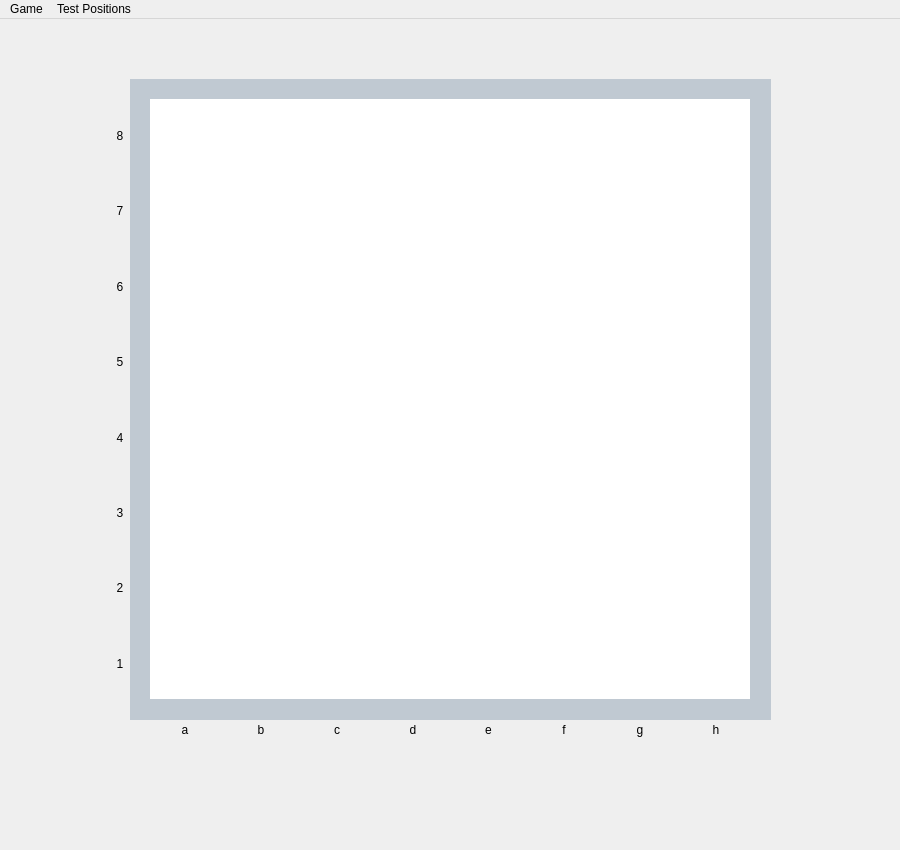
<?xml version="1.0" encoding="UTF-8"?>
<ui version="4.0">
 <class>MainWindow</class>
 <widget class="QMainWindow" name="MainWindow">
  <property name="geometry">
   <rect>
    <x>0</x>
    <y>0</y>
    <width>900</width>
    <height>850</height>
   </rect>
  </property>
  <property name="minimumSize">
   <size>
    <width>900</width>
    <height>850</height>
   </size>
  </property>
  <property name="maximumSize">
   <size>
    <width>900</width>
    <height>850</height>
   </size>
  </property>
  <property name="mouseTracking">
   <bool>true</bool>
  </property>
  <property name="windowTitle">
   <string>ChessQt</string>
  </property>
  <property name="windowIcon">
   <iconset>
    <normaloff>../../../../kindpng_971357.png</normaloff>../../../../kindpng_971357.png</iconset>
  </property>
  <property name="animated">
   <bool>false</bool>
  </property>
  <property name="tabShape">
   <enum>QTabWidget::TabShape::Rounded</enum>
  </property>
  <widget class="QWidget" name="centralwidget">
   <widget class="QWidget" name="gridLayoutWidget">
    <property name="geometry">
     <rect>
      <x>150</x>
      <y>700</y>
      <width>601</width>
      <height>21</height>
     </rect>
    </property>
    <layout class="QGridLayout" name="horizontalCoordinates">
     <item row="0" column="3">
      <widget class="QLabel" name="label_12">
       <property name="text">
        <string>d</string>
       </property>
       <property name="alignment">
        <set>Qt::AlignmentFlag::AlignCenter</set>
       </property>
      </widget>
     </item>
     <item row="0" column="7">
      <widget class="QLabel" name="label_16">
       <property name="text">
        <string>h</string>
       </property>
       <property name="alignment">
        <set>Qt::AlignmentFlag::AlignCenter</set>
       </property>
      </widget>
     </item>
     <item row="0" column="5">
      <widget class="QLabel" name="label_14">
       <property name="text">
        <string>f</string>
       </property>
       <property name="alignment">
        <set>Qt::AlignmentFlag::AlignCenter</set>
       </property>
      </widget>
     </item>
     <item row="0" column="0">
      <widget class="QLabel" name="label_9">
       <property name="text">
        <string>a</string>
       </property>
       <property name="alignment">
        <set>Qt::AlignmentFlag::AlignCenter</set>
       </property>
      </widget>
     </item>
     <item row="0" column="1">
      <widget class="QLabel" name="label_10">
       <property name="text">
        <string>b</string>
       </property>
       <property name="alignment">
        <set>Qt::AlignmentFlag::AlignCenter</set>
       </property>
      </widget>
     </item>
     <item row="0" column="6">
      <widget class="QLabel" name="label_15">
       <property name="text">
        <string>g</string>
       </property>
       <property name="alignment">
        <set>Qt::AlignmentFlag::AlignCenter</set>
       </property>
      </widget>
     </item>
     <item row="0" column="2">
      <widget class="QLabel" name="label_11">
       <property name="text">
        <string>c</string>
       </property>
       <property name="alignment">
        <set>Qt::AlignmentFlag::AlignCenter</set>
       </property>
      </widget>
     </item>
     <item row="0" column="4">
      <widget class="QLabel" name="label_13">
       <property name="text">
        <string>e</string>
       </property>
       <property name="alignment">
        <set>Qt::AlignmentFlag::AlignCenter</set>
       </property>
      </widget>
     </item>
    </layout>
   </widget>
   <widget class="QWidget" name="gridLayoutWidget_3">
    <property name="geometry">
     <rect>
      <x>110</x>
      <y>80</y>
      <width>20</width>
      <height>601</height>
     </rect>
    </property>
    <layout class="QGridLayout" name="verticalCoordinates">
     <property name="horizontalSpacing">
      <number>0</number>
     </property>
     <property name="verticalSpacing">
      <number>2</number>
     </property>
     <item row="2" column="0">
      <widget class="QLabel" name="label_3">
       <property name="text">
        <string>6</string>
       </property>
       <property name="alignment">
        <set>Qt::AlignmentFlag::AlignCenter</set>
       </property>
      </widget>
     </item>
     <item row="1" column="0">
      <widget class="QLabel" name="label_2">
       <property name="text">
        <string>7</string>
       </property>
       <property name="alignment">
        <set>Qt::AlignmentFlag::AlignCenter</set>
       </property>
      </widget>
     </item>
     <item row="3" column="0">
      <widget class="QLabel" name="label_4">
       <property name="text">
        <string>5</string>
       </property>
       <property name="alignment">
        <set>Qt::AlignmentFlag::AlignCenter</set>
       </property>
      </widget>
     </item>
     <item row="0" column="0">
      <widget class="QLabel" name="label">
       <property name="text">
        <string>8</string>
       </property>
       <property name="alignment">
        <set>Qt::AlignmentFlag::AlignCenter</set>
       </property>
      </widget>
     </item>
     <item row="5" column="0">
      <widget class="QLabel" name="label_6">
       <property name="text">
        <string>3</string>
       </property>
       <property name="alignment">
        <set>Qt::AlignmentFlag::AlignCenter</set>
       </property>
      </widget>
     </item>
     <item row="4" column="0">
      <widget class="QLabel" name="label_5">
       <property name="text">
        <string>4</string>
       </property>
       <property name="alignment">
        <set>Qt::AlignmentFlag::AlignCenter</set>
       </property>
      </widget>
     </item>
     <item row="6" column="0">
      <widget class="QLabel" name="label_7">
       <property name="text">
        <string>2</string>
       </property>
       <property name="alignment">
        <set>Qt::AlignmentFlag::AlignCenter</set>
       </property>
      </widget>
     </item>
     <item row="7" column="0">
      <widget class="QLabel" name="label_8">
       <property name="text">
        <string>1</string>
       </property>
       <property name="alignment">
        <set>Qt::AlignmentFlag::AlignCenter</set>
       </property>
      </widget>
     </item>
    </layout>
   </widget>
   <widget class="QGraphicsView" name="graphicsViewBoard">
    <property name="geometry">
     <rect>
      <x>150</x>
      <y>80</y>
      <width>600</width>
      <height>600</height>
     </rect>
    </property>
    <property name="minimumSize">
     <size>
      <width>600</width>
      <height>600</height>
     </size>
    </property>
    <property name="maximumSize">
     <size>
      <width>800</width>
      <height>800</height>
     </size>
    </property>
    <property name="baseSize">
     <size>
      <width>0</width>
      <height>0</height>
     </size>
    </property>
    <property name="mouseTracking">
     <bool>true</bool>
    </property>
    <property name="frameShape">
     <enum>QFrame::Shape::NoFrame</enum>
    </property>
    <property name="frameShadow">
     <enum>QFrame::Shadow::Plain</enum>
    </property>
    <property name="lineWidth">
     <number>1</number>
    </property>
    <property name="midLineWidth">
     <number>0</number>
    </property>
    <property name="verticalScrollBarPolicy">
     <enum>Qt::ScrollBarPolicy::ScrollBarAlwaysOff</enum>
    </property>
    <property name="horizontalScrollBarPolicy">
     <enum>Qt::ScrollBarPolicy::ScrollBarAlwaysOff</enum>
    </property>
    <property name="alignment">
     <set>Qt::AlignmentFlag::AlignCenter</set>
    </property>
   </widget>
   <widget class="QLabel" name="gameStatus">
    <property name="geometry">
     <rect>
      <x>280</x>
      <y>20</y>
      <width>341</width>
      <height>20</height>
     </rect>
    </property>
    <property name="font">
     <font>
      <pointsize>14</pointsize>
      <bold>true</bold>
     </font>
    </property>
    <property name="text">
     <string/>
    </property>
    <property name="alignment">
     <set>Qt::AlignmentFlag::AlignCenter</set>
    </property>
   </widget>
   <widget class="QFrame" name="boardFrame">
    <property name="geometry">
     <rect>
      <x>130</x>
      <y>60</y>
      <width>641</width>
      <height>641</height>
     </rect>
    </property>
    <property name="autoFillBackground">
     <bool>false</bool>
    </property>
    <property name="styleSheet">
     <string notr="true">background-color: rgb(192, 201, 210);</string>
    </property>
    <property name="frameShape">
     <enum>QFrame::Shape::NoFrame</enum>
    </property>
    <property name="frameShadow">
     <enum>QFrame::Shadow::Plain</enum>
    </property>
    <property name="lineWidth">
     <number>1</number>
    </property>
   </widget>
   <zorder>boardFrame</zorder>
   <zorder>gridLayoutWidget</zorder>
   <zorder>gridLayoutWidget_3</zorder>
   <zorder>graphicsViewBoard</zorder>
   <zorder>gameStatus</zorder>
  </widget>
  <widget class="QMenuBar" name="menuBar">
   <property name="geometry">
    <rect>
     <x>0</x>
     <y>0</y>
     <width>900</width>
     <height>24</height>
    </rect>
   </property>
   <widget class="QMenu" name="menuPositions">
    <property name="title">
     <string>Test Positions</string>
    </property>
    <addaction name="separator"/>
    <addaction name="actionposition_1"/>
    <addaction name="actionposition_2"/>
    <addaction name="actionposition_3"/>
   </widget>
   <widget class="QMenu" name="menuGame">
    <property name="title">
     <string>Game</string>
    </property>
    <addaction name="actionNewGame"/>
    <addaction name="actionImportGame"/>
    <addaction name="separator"/>
    <addaction name="actionPracticeBoard"/>
    <addaction name="separator"/>
    <addaction name="actionReset"/>
    <addaction name="actionQuit"/>
   </widget>
   <addaction name="menuGame"/>
   <addaction name="menuPositions"/>
  </widget>
  <action name="actionReset">
   <property name="text">
    <string>Reset</string>
   </property>
  </action>
  <action name="actionQuit">
   <property name="text">
    <string>Exit</string>
   </property>
  </action>
  <action name="actionposition_1">
   <property name="text">
    <string>two Rooks vs. two Bishops</string>
   </property>
  </action>
  <action name="actionposition_2">
   <property name="text">
    <string>Rook vs. Knight</string>
   </property>
  </action>
  <action name="actionposition_3">
   <property name="text">
    <string>Queen vs. Knight and Bishop</string>
   </property>
  </action>
  <action name="actionPracticeBoard">
   <property name="text">
    <string>Practice Board</string>
   </property>
  </action>
  <action name="actionImportGame">
   <property name="text">
    <string>Open Game...</string>
   </property>
  </action>
  <action name="actionNewGame">
   <property name="text">
    <string>New Game</string>
   </property>
  </action>
 </widget>
 <resources/>
 <connections/>
</ui>
